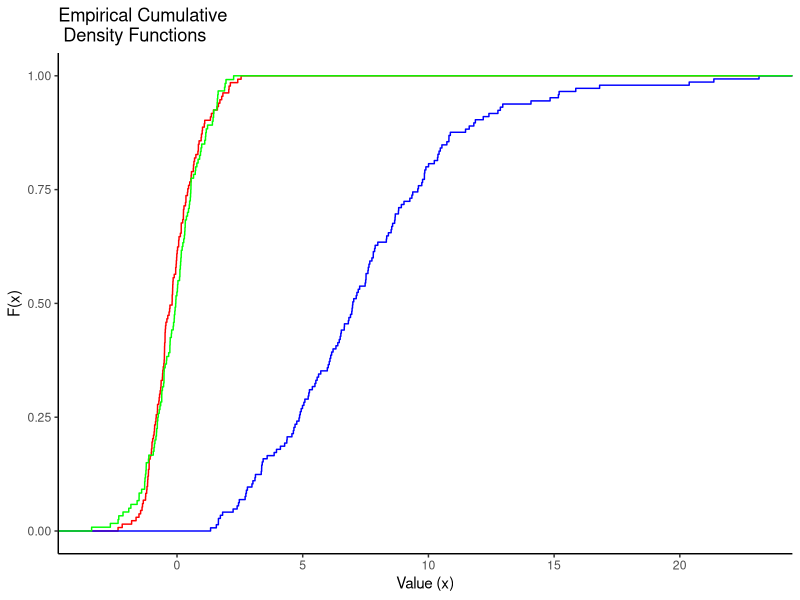

Recreate this plot in R.
## ---- chunk 1

library(ggplot2)

set.seed(1234)

Sample1 <- rnorm(133)
Sample2 <- rchisq(145,7)
Sample3 <- rnorm(120,0,1)

ggplot() + 
  stat_ecdf(aes(Sample1), geom = "step", color ="red")+
  stat_ecdf(aes(Sample2), geom = "step", color ="blue")+
  stat_ecdf(aes(Sample3), geom = "step", color ="green")+
  labs(title="Empirical Cumulative \n Density Functions",
     y = "F(x)", x="Value (x)")+
theme_classic()


## ---- chunk 2

# ks.test()

## 1 ##


## 2 ##

Wages <- read.csv("Wages.csv")


## ---- chunk 3

# wilcox.test()




## ---- chunk 4

library(dplyr)
library(MASS)
data(Cars93)




